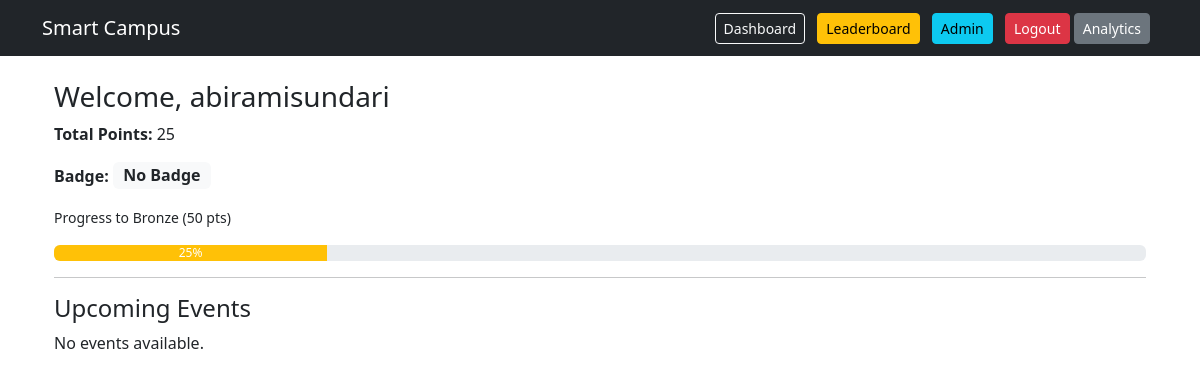
Page /dashboard/ (signed in) on the earlier database version.
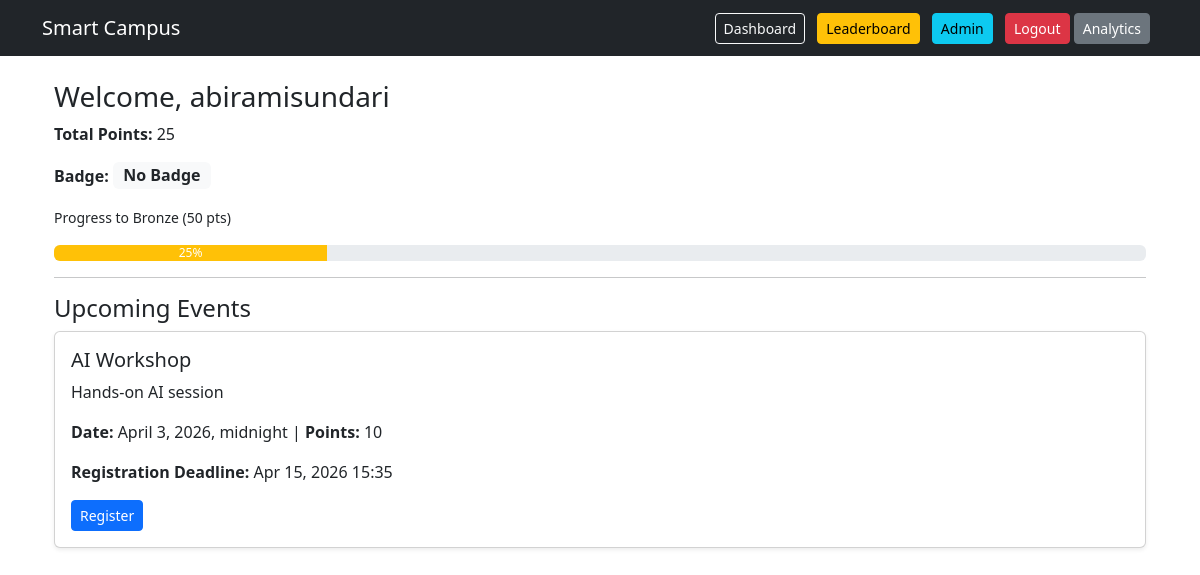
Same page on the later database version.
### events/models.py (models this page shows, shortened)
class Event(models.Model):
    name = models.CharField(max_length=200)
    description = models.TextField()
    date = models.DateTimeField()
    points = models.IntegerField(default=10)
    registration_deadline = models.DateTimeField()

### events/views.py (the view)
# urls.py: path('', views.dashboard, name='dashboard'),
@login_required
def dashboard(request):
    events = Event.objects.filter(registration_deadline__gt=timezone.now())
    profile = request.user.profile
    registrations = Registration.objects.filter(student=request.user)
    registered_event_ids = registrations.values_list('event_id', flat=True)
    context = {
        'events': events,
        'profile': profile,
        'registrations': registrations,
        'registered_event_ids': registered_event_ids
    }
    return render(request, 'dashboard.html', context)

### events/templates/dashboard.html (shortened to what this page needs)
{% extends 'base.html' %}
{% block content %}
<div class="container mt-4">
    <h3>Welcome, {{ user.username }}</h3>
    <p><strong>Total Points:</strong> {{ profile.total_points }}</p>
    <p><strong>Badge:</strong>
        {% if profile.badge == "Gold" %}
            <span class="badge bg-warning text-dark fs-6">🥇 Gold</span>
        {% elif profile.badge == "Silver" %}
            <span class="badge bg-secondary fs-6">🥈 Silver</span>
        {% elif profile.badge == "Bronze" %}
            <span class="badge bg-warning fs-6">🥉 Bronze</span>
        {% else %}
            <span class="badge bg-light text-dark fs-6">No Badge</span>
        {% endif %}
    </p>
    {% if profile.total_points < 50 %}
        <p class="mt-2"><small>Progress to Bronze (50 pts)</small></p>
        <div class="progress mb-3">
            <div class="progress-bar bg-warning"
                 role="progressbar"
                 style="width: {{ profile.total_points }}%"
                 aria-valuenow="{{ profile.total_points }}"
                 aria-valuemin="0"
                 aria-valuemax="50">
                {{ profile.total_points }}%
            </div>
        </div>
    {% endif %}
    <hr>
    <h4>Upcoming Events</h4>
    {% for event in events %}
    <div class="card mb-3 shadow-sm">
        <div class="card-body">
            <h5>{{ event.name }}</h5>
            <p>{{ event.description }}</p>
            <p>
                <strong>Date:</strong> {{ event.date }} |
                <strong>Points:</strong> {{ event.points }}
            </p>
            <p>
                <strong>Registration Deadline:</strong>
                {{ event.registration_deadline|date:"M d, Y H:i" }}
            </p>
            {% if event.id in registered_event_ids %}
                <button class="btn btn-secondary btn-sm" disabled>
                    Registered
                </button>
                {% for reg in registrations %}
                    {% if reg.event.id == event.id %}
                        <a href="{% url 'my_qr' reg.id %}"
                           class="btn btn-success btn-sm">
                           View QR
                        </a>
                    {% endif %}
                {% endfor %}
                <a href="{% url 'unregister_event' event.id %}"
                   class="btn btn-danger btn-sm">
                   Unregister
                </a>
            {% else %}
                <a href="{% url 'register_event' event.id %}"
                   class="btn btn-primary btn-sm">
                   Register
                </a>
            {% endif %}
        </div>
    </div>
    {% empty %}
        <p>No events available.</p>
    {% endfor %}
</div>
{% endblock %}

Differences in the rows shown:
now on this page (row edited): Event: name "AI Workshop", description "Hands-on AI session", date "April 3, 2026, midnight", points "10", registration_deadline "Apr 15, 2026 15:35", shows "Register"
Other differences:
text no longer shown: "No events available."
